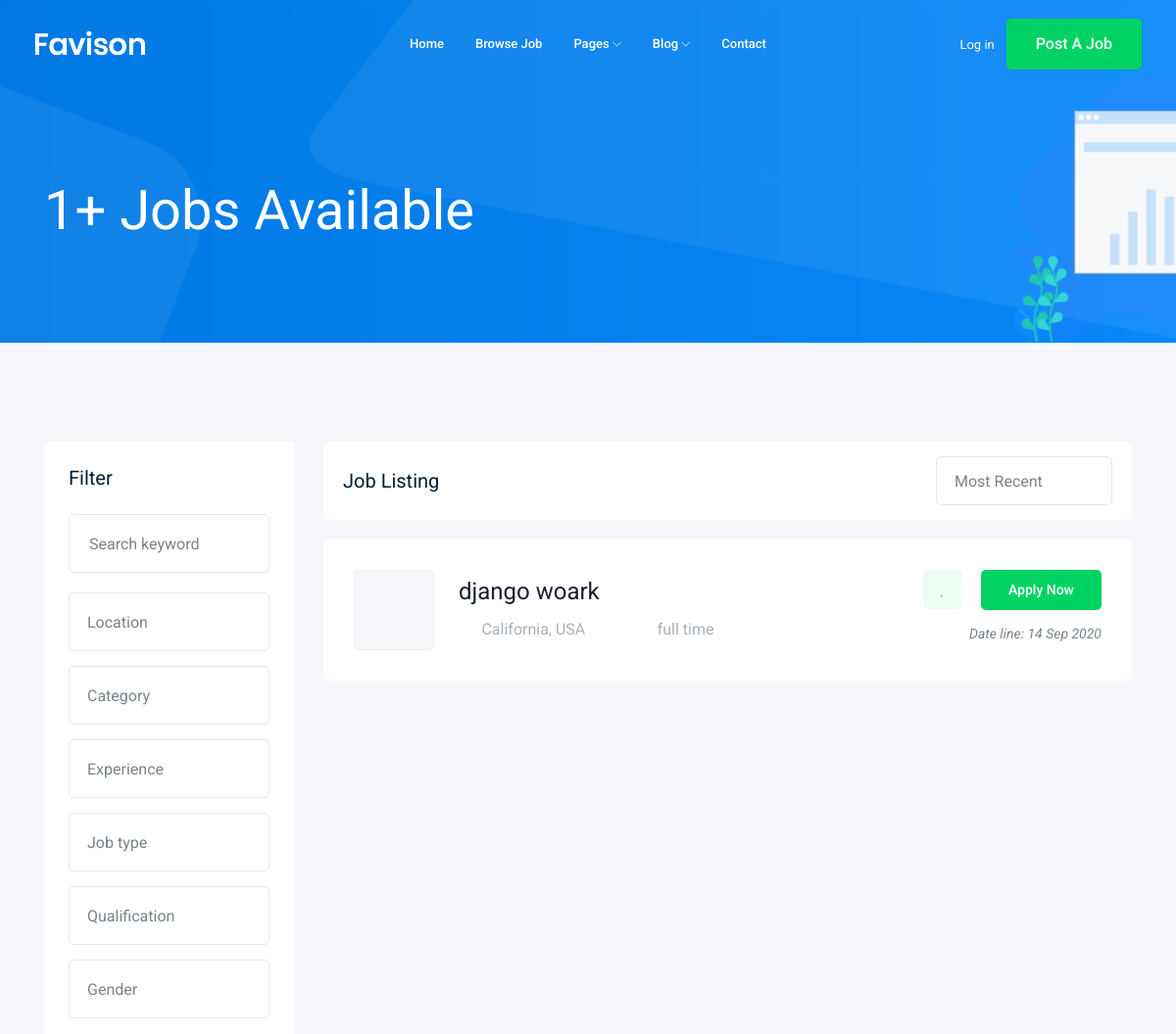
Before: /jobs/?page=2 (upper part) with the older database file.
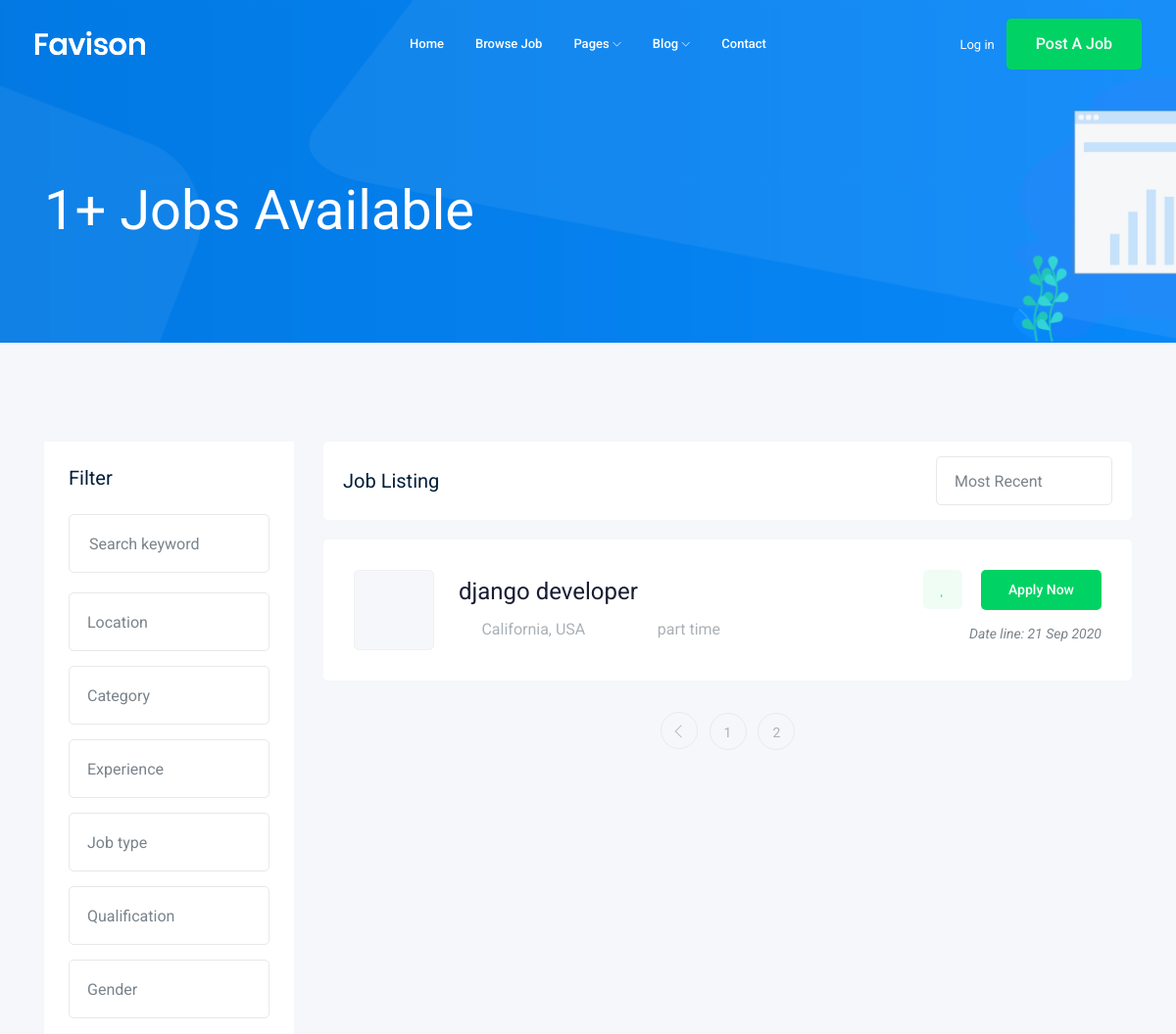
After: the same page with the newer database file.
### job/models.py (models this page shows)
class job(models.Model):
    title=models.CharField(max_length=100)
    jobtype=models.CharField(max_length=20,choices=JOB_TYPE)
    description=models.TextField(max_length=1000)
    published_at=models.DateField(auto_now=True)
    vacancy=models.IntegerField(default=1)
    salary=models.IntegerField(default=0)
    experience=models.IntegerField(default=1)
    category=models.ForeignKey('Category',on_delete=models.CASCADE)
    image=models.ImageField(upload_to=image_upload)
    def __str__(self):
        return self.title

### job/views.py (the view)
# urls.py: path('',views.job_list),
def job_list(request):
    job_list=job.objects.all()
    paginator=Paginator(job_list,1)
    page_number=request.GET.get('page')
    page_obj=paginator.get_page(page_number)
    context= {'jobs' : page_obj}
    return render(request,'job/job_list.html',context)

### job/templates/job/job_list.html (shortened to what the changed rows need)
  {% extends 'based.html' %}
  {% block body %}
      <div class="job_listing_area plus_padding">
      <div class="container">
          <div class="row">
              <div class="col-lg-9">
                  <div class="job_lists m-0">
                      <div class="row">
                          {% for job in jobs %}
                          <div class="col-lg-12 col-md-12">
                              <div class="single_jobs white-bg d-flex justify-content-between">
                                  <div class="jobs_left d-flex align-items-center">
                                      <div class="thumb">
                                      </div>
                                      <div class="jobs_conetent">
                                          <a href="{% url 'jobs:job_detail' job.id %}"><h4> {{job}}</h4></a>
                                          <div class="links_locat d-flex align-items-center">
                                              <div class="location">
                                                  <p> <i class="fa fa-map-marker"></i> California, USA</p>
                                              </div>
                                              <div class="location">
                                                  <p> <i class="fa fa-clock-o"></i> {{job.jobtype}}</p>
                                              </div>
                                          </div>
                                      </div>
                                  </div>
                                  <div class="jobs_right">
                                      <div class="apply_now">
                                          <a class="heart_mark" href="#"> <i class="fa fa-heart"></i> </a>
                                          <a href="{% url 'jobs:job_detail' job.id %}" class="boxed-btn3">Apply Now</a>
                                      </div>
                                      <div class="date">
                                          <p>Date line: {{job.published_at|date:'d M o' }}</p>
                                      </div>
                                  </div>
                              </div>
                          </div>
                          {%endfor%}
                      </div>
                      {% if jobs.has_other_pages %}
                          <div class="row">
                              <div class="col-lg-12">
                                  <div class="pagination_wrap">
                                      <ul>
                                          {% if jobs.has_previous %}
                                              <li><a href="?page={{jobs.previous_page_number}}"> <i class="ti-angle-left"></i> </a></li>
                                          {% endif %}
                                          {% for i in jobs.paginator.page_range %}
                                              <li><a href="?page={{i}}"><span>{{i}}</span></a></li>
                                          {% endfor %}
                                      </ul>
                                  </div>
                              </div>
                          </div>
                      {% endif %}
                  </div>
              </div>
          </div>
      </div>
      </div>
  {% endblock body %}

Changed rows visible on the page:
no longer on this page (row edited): job: title "django woark", jobtype "full time", published_at "14 Sep 2020"
added job: title "django developer", jobtype "part time", published_at "21 Sep 2020"
Other visible differences:
new list line: "1"
new list line: "2"
